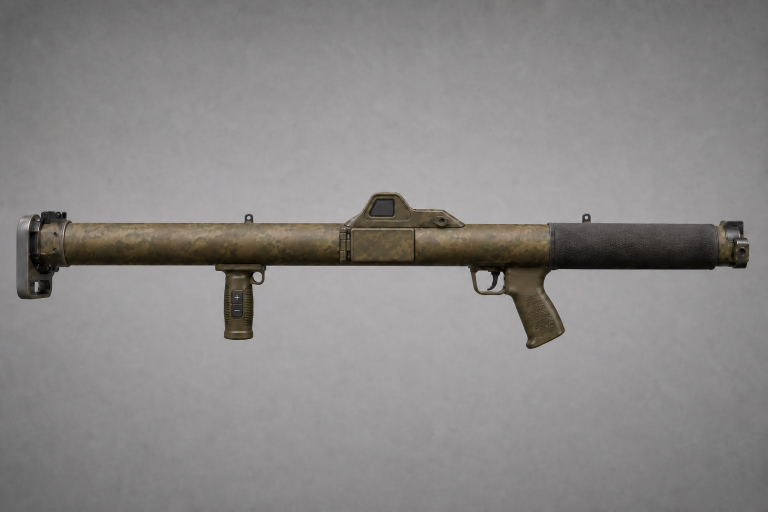
#> input picture visuals/launcher/output/radr-bazooka-side-v8-viewfinder-flush.png, 1536 x 1024 px (shown at 1/2 size)
$ python patch_foregrip_controls.py
#> lines starting #> are read from the running program, lines starting #| are printed output that depends on the picture
"""Patch v8 concept art: foregrip pistol trigger on front, +/- on aft face."""
from __future__ import annotations

from pathlib import Path

from PIL import Image, ImageDraw, ImageFilter, ImageFont

ROOT = Path(__file__).resolve().parents[1]
SRC = ROOT / "visuals/launcher/output/radr-bazooka-side-v8-viewfinder-flush.png"
OUT = ROOT / "visuals/launcher/output/radr-bazooka-side-v11-foregrip-fix.png"


def sample_median(im: Image.Image, box: tuple[int, int, int, int]) -> tuple[int, int, int]:
    crop = im.crop(box)
    px = list(crop.getdata())
    rs = sorted(p[0] for p in px)
    gs = sorted(p[1] for p in px)
    bs = sorted(p[2] for p in px)
    mid = len(px) // 2
    return rs[mid], gs[mid], bs[mid]


def fill_rect(im: Image.Image, box: tuple[int, int, int, int]) -> None:
    draw = ImageDraw.Draw(im)
    color = sample_median(im, (box[0] + 4, box[1] + 4, box[0] + 20, box[1] + 20))
    draw.rectangle(box, fill=color)


def main() -> None:
    im = Image.open(SRC).convert("RGB")
#> im is the input picture: PIL image 1536x1024 RGB; mean R, G, B 138.5, 136.1, 135.3
    w, h = im.size
#> w = 1536; h = 1024

    # Foregrip region (left/middle grip — seeker hand). Side-view coords for 1536x1024.
    fg_center = (598, 505)
    fg_w, fg_h = 58, 118

    # 1) Remove old side +/- buttons (visible on outer face in side profile)
    fill_rect(im, (618, 468, 652, 548))
#> in sample_median, `crop = im.crop(box)`:
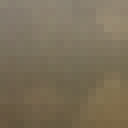
#> crop: PIL image 16x16 RGB (shown 8 times larger); mean R, G, B 123.2, 111.1, 89.4
#> in sample_median, `px = list(crop.getdata())`: px = 256 items, first 6: (137, 129, 114), (135, 125, 112), (136, 129, 114), (139, 130, 115), (140, 130, 115), (140, 130, 114)
#> in sample_median, `rs = sorted(p[0] for p in px)`: rs = 256 values from 97 to 152
#> in sample_median, `gs = sorted(p[1] for p in px)`: gs = 256 values from 83 to 139
#> in sample_median, `bs = sorted(p[2] for p in px)`: bs = 256 values from 62 to 117
#> in sample_median, `mid = len(px) // 2`: mid = 128
#> in fill_rect, `color = sample_median(im, (box[0] + 4, box[1] + 4, box[0] + 20, box[1]..`: color = (122, 110, 87)

    # 2) Remove old front lever / button on muzzle-facing edge
    fill_rect(im, (628, 548, 668, 582))

    # 3) Clone rear pistol trigger, scale down, place on front of foregrip
    # Rear trigger source on pistol grip (right side of tube)
    trigger_src = (1018, 568, 1098, 652)
    trigger = im.crop(trigger_src).resize((52, 58), Image.Resampling.LANCZOS)
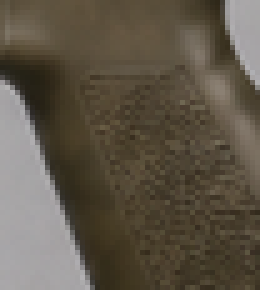
#> trigger: PIL image 52x58 RGB (shown 5 times larger); mean R, G, B 95, 86.4, 72.5
    # Paste on front (muzzle-facing) of foregrip
    paste_x = fg_center[0] + 18
    paste_y = fg_center[1] + 28
    im.paste(trigger, (paste_x, paste_y))

    # 4) +/- on aft face (breech-facing / left edge of foregrip)
    aft_x = fg_center[0] - fg_w // 2 - 2
    btn_w, btn_h = 14, 14
    gap = 4
    plus_box = (aft_x - btn_w, fg_center[1] - btn_h - gap // 2, aft_x, fg_center[1] - gap // 2)
    minus_box = (aft_x - btn_w, fg_center[1] + gap // 2, aft_x, fg_center[1] + btn_h + gap // 2)

    draw = ImageDraw.Draw(im)
    btn_fill = (42, 48, 38)
    btn_edge = (18, 22, 16)
    for box in (plus_box, minus_box):
        draw.rectangle(box, fill=btn_fill, outline=btn_edge, width=1)

    try:
        font = ImageFont.truetype("arial.ttf", 11)
    except OSError:
        font = ImageFont.load_default()

    draw.text((plus_box[0] + 3, plus_box[1] + 1), "+", fill=(210, 210, 200), font=font)
    draw.text((minus_box[0] + 4, minus_box[1] + 1), "-", fill=(210, 210, 200), font=font)

    # Soft blend pasted trigger edges
    region = im.crop((paste_x - 2, paste_y - 2, paste_x + 56, paste_y + 62))
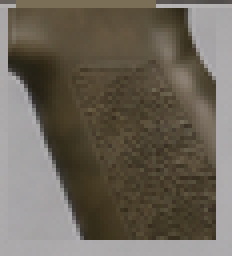
#> region: PIL image 58x64 RGB (shown 4 times larger); mean R, G, B 108.1, 100.5, 88.9
    region = region.filter(ImageFilter.GaussianBlur(radius=0.4))
    im.paste(region, (paste_x - 2, paste_y - 2))

    OUT.parent.mkdir(parents=True, exist_ok=True)
    im.save(OUT, quality=95)
    print(f"Wrote {OUT}")


if __name__ == "__main__":
    main()
